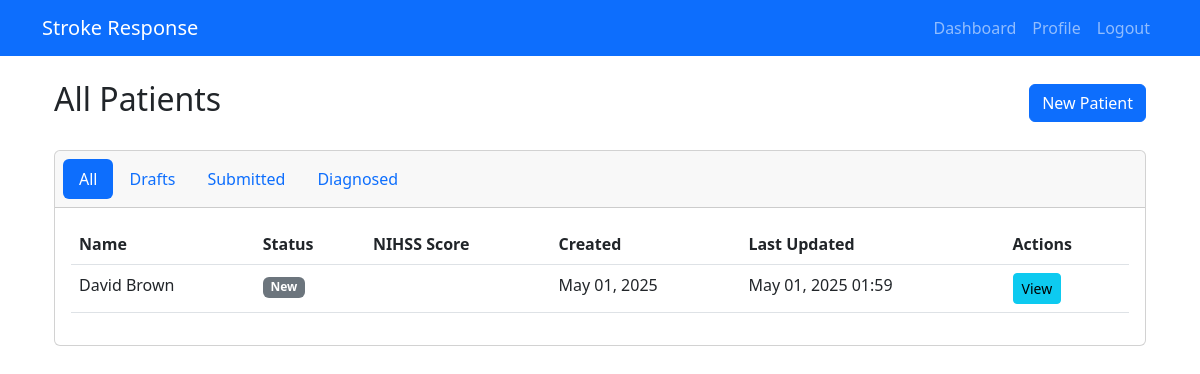
The app's page /technician/patients/ (signed in), older data.
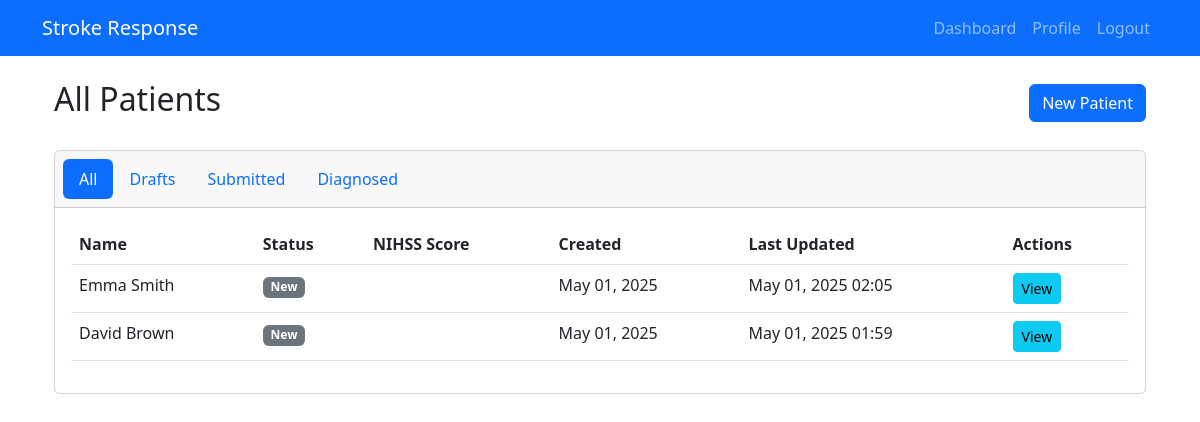
The same page, newer data.
### technician/models.py (models this page shows, shortened)
class Patient(models.Model):
    STATUS_CHOICES = [
        ('NEW', 'New'),
        ('SUBMITTED', 'Submitted for Review'),
        ('REVIEWED', 'Under Review'),
        ('DIAGNOSED', 'Diagnosed'),
        ('DISCHARGED', 'Discharged'),
    ]
    GENDER_CHOICES = [
        ('M', 'Male'),
        ('F', 'Female'),
        ('O', 'Other'),
    ]
    first_name = models.CharField(max_length=100)
    last_name = models.CharField(max_length=100)
    date_of_birth = models.DateField()
    gender = models.CharField(max_length=1, choices=GENDER_CHOICES)
    contact_number = models.CharField(max_length=15, blank=True)
    address = models.TextField(blank=True)
    emergency_contact_name = models.CharField(max_length=100, blank=True)
    emergency_contact_number = models.CharField(max_length=15, blank=True)
    medical_history = models.TextField(blank=True)
    current_medications = models.TextField(blank=True)
    allergies = models.TextField(blank=True)
    blood_pressure_systolic = models.IntegerField(validators=[MinValueValidator(0), MaxValueValidator(300)])
    blood_pressure_diastolic = models.IntegerField(validators=[MinValueValidator(0), MaxValueValidator(200)])
    heart_rate = models.IntegerField(validators=[MinValueValidator(0), MaxValueValidator(300)])
    respiratory_rate = models.IntegerField(validators=[MinValueValidator(0), MaxValueValidator(100)])
    temperature = models.DecimalField(max_digits=4, decimal_places=1)
    oxygen_saturation = models.IntegerField(validators=[MinValueValidator(0), MaxValueValidator(100)])
    glasgow_coma_scale = models.IntegerField(validators=[MinValueValidator(3), MaxValueValidator(15)])
    chief_complaint = models.TextField()
    notes = models.TextField(blank=True)
    status = models.CharField(max_length=20, choices=STATUS_CHOICES, default='NEW')
    technician = models.ForeignKey(User, on_delete=models.CASCADE, related_name='patients')
    created_at = models.DateTimeField(auto_now_add=True)
    updated_at = models.DateTimeField(auto_now=True)
    class Meta:
        ordering = ['-created_at']

### technician/views.py (the view)
# urls.py: path('patients/', views.patient_list, name='patient_list'),
@login_required
def patient_list(request):
    status = request.GET.get('status', '')
    if status:
        patients = Patient.objects.filter(technician=request.user, status=status)
    else:
        patients = Patient.objects.filter(technician=request.user)
    paginator = Paginator(patients.order_by('-created_at'), 10)
    page_number = request.GET.get('page')
    page_obj = paginator.get_page(page_number)
    return render(request, 'technician/patient_list.html', {
        'page_obj': page_obj,
        'status': status,
    })

### technician/templates/technician/patient_list.html (shortened to what the changed rows need)
{% extends "base.html" %}
{% block content %}
<div class="container">
    <div class="row mb-4">
        <div class="col-md-12">
            <div class="d-flex justify-content-between align-items-center">
                <h2>
                    {% if status %}
                        {{ status|title }} Cases
                    {% else %}
                        All Patients
                    {% endif %}
                </h2>
            </div>
        </div>
    </div>
    <div class="row">
        <div class="col-md-12">
            <div class="card">
                <div class="card-body">
                    <div class="table-responsive">
                        <table class="table table-hover">
                            <thead>
                                <tr>
                                    <th>Name</th>
                                    <th>Status</th>
                                    <th>NIHSS Score</th>
                                    <th>Created</th>
                                    <th>Last Updated</th>
                                    <th>Actions</th>
                                </tr>
                            </thead>
                            <tbody>
                                {% for patient in page_obj %}
                                <tr>
                                    <td>{{ patient.first_name }} {{ patient.last_name }}</td>
                                    <td>
                                        <span class="badge {% if patient.status == 'DRAFT' %}bg-primary
                                            {% elif patient.status == 'SUBMITTED' %}bg-warning
                                            {% elif patient.status == 'DIAGNOSED' %}bg-success
                                            {% else %}bg-secondary{% endif %}">
                                            {{ patient.get_status_display }}
                                        </span>
                                    </td>
                                    <td>{{ patient.nihss_score }}</td>
                                    <td>{{ patient.created_at|date:"M d, Y" }}</td>
                                    <td>{{ patient.updated_at|date:"M d, Y H:i" }}</td>
                                    <td>
                                        <a href="{% url 'technician:patient_detail' pk=patient.pk %}"
                                           class="btn btn-sm btn-info">View</a>
                                    </td>
                                </tr>
                                {% empty %}
                                <tr>
                                    <td colspan="6" class="text-center">No patients found.</td>
                                </tr>
                                {% endfor %}
                            </tbody>
                        </table>
                    </div>
                </div>
            </div>
        </div>
    </div>
</div>
{% endblock %}

Row changes from the older to the newer data that the page shows:
added Patient: first_name "Emma", last_name "Smith", status "New", created_at "May 01, 2025", updated_at "May 01, 2025 02:05"
